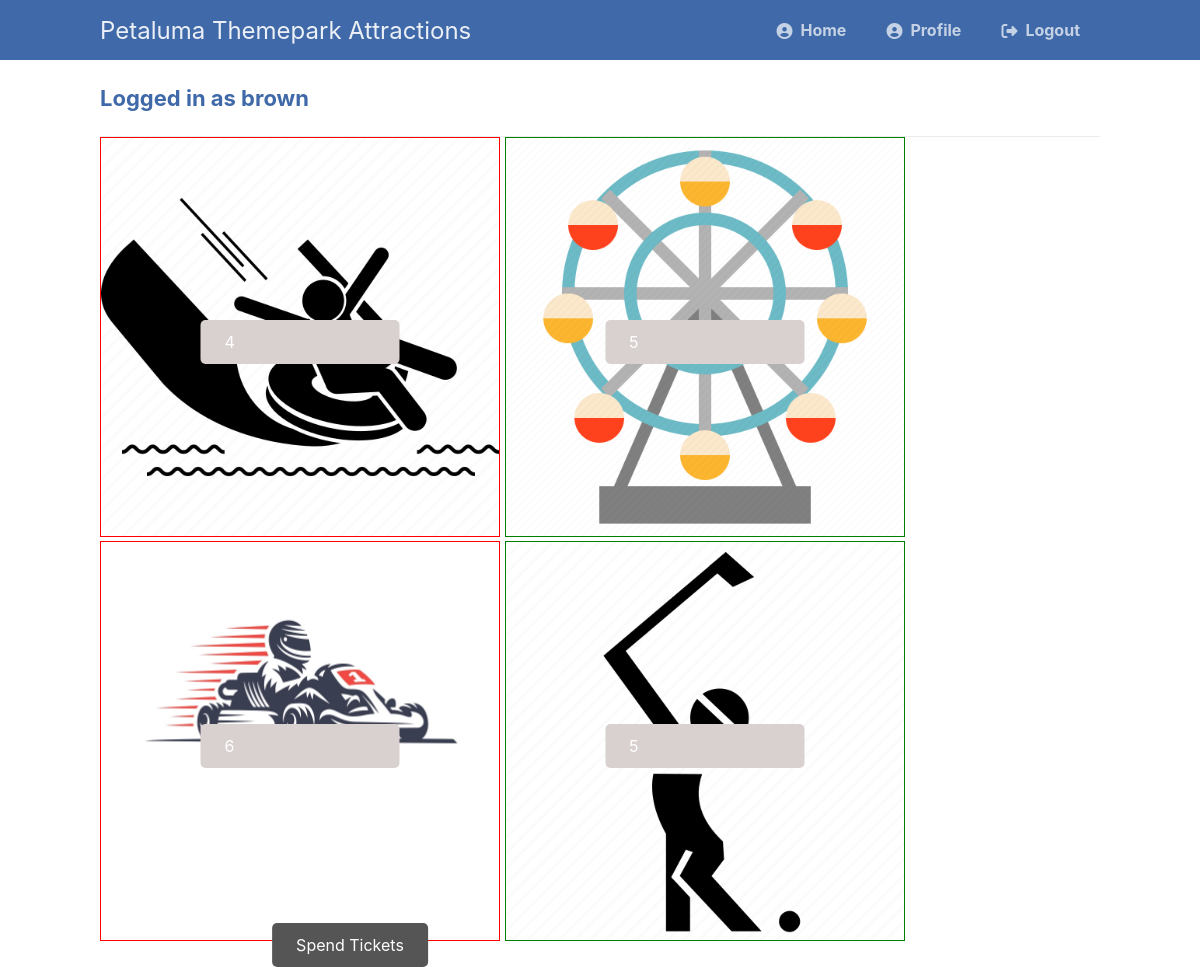
The page /attractions.php (signed in) on the database its author committed.
### tables this page shows
CREATE TABLE `member` (
  `member_ID` mediumint NOT NULL AUTO_INCREMENT,
  `first_name` varchar(45) NOT NULL,
  `last_name` varchar(45) NOT NULL,
  `gender` varchar(45) NOT NULL,
  `address` varchar(45) NOT NULL,
  `birthdate` date NOT NULL,
  `phone_number` varchar(45) NOT NULL,
  `email_address` varchar(45) NOT NULL,
  `join_date` date NOT NULL,
  `password` varchar(255) DEFAULT NULL,
  `username` varchar(255) DEFAULT NULL,
  `QtyWheel` int unsigned DEFAULT '0',
  `QtySpeed` int unsigned DEFAULT '0',
  `QtyAqua` int unsigned DEFAULT '0',
  `QtyPutt` int unsigned DEFAULT '0',
  PRIMARY KEY (`member_ID`)
);

### attractions.php (the view, shortened to what this page needs)
<?php
$dbServername = "localhost";
$dbUsername = "root";
$dbPassword = "Decon_0213";
$dbName = "mydb";
$connProfile = mysqli_connect($dbServername, $dbUsername, $dbPassword, $dbName);
$stmt = $connProfile->prepare('SELECT QtyWheel, QtySpeed, QtyAqua, QtyPutt FROM member WHERE member_ID = ?');
$stmt->bind_param('i', $_SESSION['id']);
$stmt->execute();
$stmt->bind_result($QtyWheel, $QtySpeed, $QtyAqua, $QtyPutt);
?>
<!DOCTYPE html>
<html>
	<head>
		<link href="Profile_Member.css" rel="stylesheet" type="text/css">
		<link href="attractions.css" rel="stylesheet" type="text/css">
		<link rel="stylesheet" href="https://cdnjs.cloudflare.com/ajax/libs/font-awesome/6.2.0/css/all.min.css">
	</head>
	<body class="loggedin">
		<nav class="navtop">
			<div>
				<h1>Petaluma Themepark Attractions</h1>
				<a href="Home_Page.php"><i class="fas fa-user-circle"></i>Home</a>
				<a href="Profile_Member.php"><i class="fas fa-user-circle"></i>Profile</a>
				<a href="Logout_Member.php"><i class="fas fa-sign-out-alt"></i>Logout</a>
			</div>
		</nav>
		<div class="content">
			<h2>Logged in as <?=$_SESSION['name']?></h2>
			<form action="attractions_handler.php" method="post">
				<div class="container" id=div1>
					<input type="text" class="inp" name="QtyAqua" value=<?=$QtyAqua?> placeholder="Water ride (<?=$QtyAqua?>)" required>
				</div>
				<div class="container" id=div2>
					<input type="text" class="inp" name="QtyWheel" value=<?=$QtyWheel?> placeholder="Ferris Wheel (<?=$QtyWheel?>)" required>
				</div>
				<div class="container" id=div1>
					<img src="speed.webp">
					<input type="text" class="inp" name="QtySpeed" value=<?=$QtySpeed?> placeholder="Speedway (<?=$QtySpeed?>)" required>
				</div>
				<div class="container" id=div2>
					<input type="text" class="inp" name="QtyPutt" value=<?=$QtyPutt?> placeholder="Mini Golf (<?=$QtyPutt?>)" required>
				</div>
				<div class="content">
					<div class="container">
						<button type="submit" class="btn" name="submit">Spend Tickets</button>
					</div>
				</div>
			</form>
		</div>
	</body>
</html>

### Profile_Member.css (style rules this page uses)
* { box-sizing: border-box; font-family: -apple-system, BlinkMacSystemFont, "segoe ui", roboto, oxygen, ubuntu, cantarell, "fira sans", "droid sans", "helvetica neue", Arial, sans-serif; font-size: 16px; -webkit-font-smoothing: antialiased; -moz-osx-font-smoothing: grayscale; }
body { background-color: #FFFFFF; margin: 0; }
.navtop { background-color: #3f69a8; height: 60px; width: 100%; border: 0; }
.navtop div { display: flex; margin: 0 auto; width: 1000px; height: 100%; }
.navtop div h1, .navtop div a { display: inline-flex; align-items: center; }
.navtop div h1 { flex: 1; font-size: 24px; padding: 0; margin: 0; color: #ecf0f6; font-weight: normal; }
.navtop div a { padding: 0 20px; text-decoration: none; color: #c5d2e5; font-weight: bold; }
.navtop div a i { padding: 2px 8px 0 0; }
.content { width: 1000px; margin: 0 auto; }
.content h2 { margin: 0; padding: 25px 0; font-size: 22px; border-bottom: 1px solid #ebebeb; color: #3f69a8; }

### attractions.css (style rules this page uses)
.container { position: relative; width: 50%; }
.container img { width: 100%; height: auto; }
.container .btn { position: absolute; top: 50%; left: 50%; transform: translate(-50%, -50%); -ms-transform: translate(-50%, -50%); background-color: #555; color: white; font-size: 16px; padding: 12px 24px; border: none; cursor: pointer; border-radius: 5px; }
.container .inp { position: absolute; top: 50%; left: 50%; transform: translate(-50%, -50%); -ms-transform: translate(-50%, -50%); background-color: #d9d0d0; color: rgb(255, 255, 255); font-size: 16px; padding: 12px 24px; border: none; cursor: text; border-radius: 5px; }
#div1 { display: inline-block; width:400px; height:400px; border: 1px solid red; }
#div2 { display: inline-block; width:400px; height:400px; border: 1px solid green; }
img { float: left; width: auto; height: auto; object-fit: fill; }
input[type=text] { width: 50%; padding: 15px; margin: 5px 0 22px 0; border: none; background: #c9c3c3; }

### rows shown on the page
member: QtyAqua "4", QtyWheel "5", QtySpeed "6", QtyPutt "5"

### other values the page prints
$_SESSION['name'] "brown"
